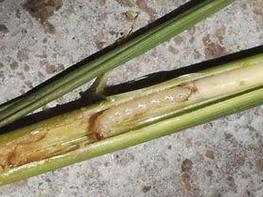
#> input picture getsimilar/20191105101451.jpg, 263 x 197 px
$ python image_similarity_main.py   (older library calls are emulated)
#> lines starting #> are read from the running program, lines starting #| are printed output that depends on the picture
### getsimilar/image_similarity_function.py
# -*- encoding=utf-8 -*-

# 导入包
import cv2
from functools import reduce
from PIL import Image


# 计算两个图片相似度函数ORB算法
def ORB_img_similarity(img1_path,img2_path):
    """
    :param img1_path: 图片1路径
    :param img2_path: 图片2路径
    :return: 图片相似度
    """
    try:
        # 读取图片
        img1 = cv2.imread(img1_path, cv2.IMREAD_GRAYSCALE)
        img2 = cv2.imread(img2_path, cv2.IMREAD_GRAYSCALE)

        # 初始化ORB检测器
        orb = cv2.ORB_create()
        kp1, des1 = orb.detectAndCompute(img1, None)
        kp2, des2 = orb.detectAndCompute(img2, None)

        # 提取并计算特征点
        bf = cv2.BFMatcher(cv2.NORM_HAMMING)
        # knn筛选结果
        matches = bf.knnMatch(des1, trainDescriptors=des2, k=2)

        # 查看最大匹配点数目
        good = [m for (m, n) in matches if m.distance < 0.75 * n.distance]
        similary = len(good) / len(matches)
        return similary

    except:
        return '0'


# 计算图片的局部哈希值--pHash
def phash(img):
    """
    :param img: 图片
    :return: 返回图片的局部hash值
    """
    img = img.resize((8, 8), Image.ANTIALIAS).convert('L')
    avg = reduce(lambda x, y: x + y, img.getdata()) / 64.
    hash_value=reduce(lambda x, y: x | (y[1] << y[0]), enumerate(map(lambda i: 0 if i < avg else 1, img.getdata())), 0)
    return hash_value


#计算两个图片相似度函数局部敏感哈希算法
def phash_img_similarity(img1_path,img2_path):
    """
    :param img1_path: 图片1路径
    :param img2_path: 图片2路径
    :return: 图片相似度
    """
    # 读取图片
    img1 = Image.open(img1_path)
    img2 = Image.open(img2_path)

    # 计算汉明距离
    distance = bin(phash(img1) ^ phash(img2)).count('1')
    similary = 1 - distance / max(len(bin(phash(img1))), len(bin(phash(img1))))
    return similary


# 直方图计算图片相似度算法
def make_regalur_image(img, size=(256, 256)):
    """我们有必要把所有的图片都统一到特别的规格，在这里我选择是的256x256的分辨率。"""
    return img.resize(size).convert('RGB')

def hist_similar(lh, rh):
    assert len(lh) == len(rh)
    return sum(1 - (0 if l == r else float(abs(l - r))/max(l, r)) for l, r in zip(lh, rh))/len(lh)

def calc_similar(li, ri):
    return sum(hist_similar(l.histogram(), r.histogram()) for l, r in zip(split_image(li), split_image(ri))) / 16.0

def calc_similar_by_path(lf, rf):
    li, ri = make_regalur_image(Image.open(lf)), make_regalur_image(Image.open(rf))
    return calc_similar(li, ri)

def split_image(img, part_size = (64, 64)):
    w, h = img.size
    pw, ph = part_size
    assert w % pw == h % ph == 0
    return [img.crop((i, j, i+pw, j+ph)).copy() for i in range(0, w, pw) \
            for j in range(0, h, ph)]

### getsimilar/image_similarity_main.py
# -*- encoding=utf-8 -*-

from image_similarity_function import *
import os
import shutil


# 融合相似度阈值
threshold1=0.85
# 最终相似度较高判断阈值
threshold2=0.98


# 融合函数计算图片相似度
def calc_image_similarity(img1_path,img2_path):
    """
    :param img1_path: filepath+filename
    :param img2_path: filepath+filename
    :return: 图片最终相似度
    """

    similary_ORB=float(ORB_img_similarity(img1_path,img2_path))
#> in ORB_img_similarity, `img1 = cv2.imread(img1_path, cv2.IMREAD_GRAYSCALE)`:
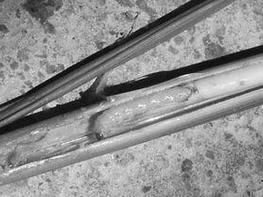
#> img1: shape (197, 263); min 0, max 255, mean 143.3
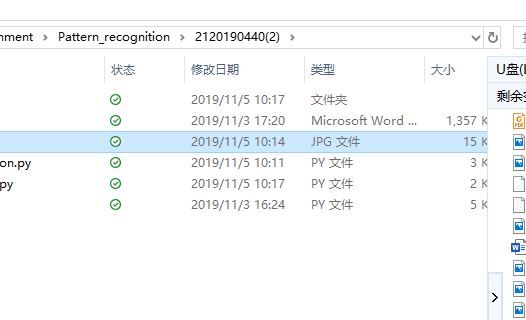
#> input picture getsimilar/pic/20191105101813.png, 526 x 320 px
#> in ORB_img_similarity, `img2 = cv2.imread(img2_path, cv2.IMREAD_GRAYSCALE)`:
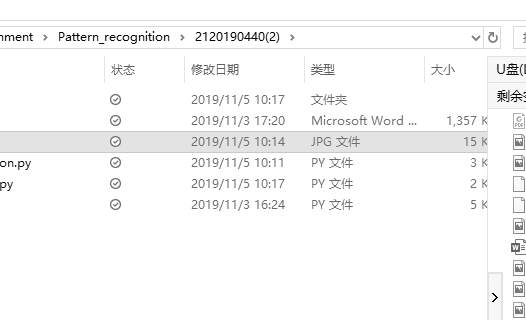
#> img2: shape (320, 526); min 0, max 255, mean 247.8
#> in ORB_img_similarity, `kp1, des1 = orb.detectAndCompute(img1, None)`: kp1 = 395 keypoints; strongest (x, y, size): (121, 34, 31), (120, 36, 31), (80, 93, 31), (79, 96, 31)
#> in ORB_img_similarity, `kp2, des2 = orb.detectAndCompute(img2, None)`: kp2 = 501 keypoints; strongest (x, y, size): (231, 36, 31), (74, 35, 31), (77, 35, 31), (68, 37, 31)
#> in ORB_img_similarity, `matches = bf.knnMatch(des1, trainDescriptors=des2, k=2)`: matches = 395 matches
#> in ORB_img_similarity, `good = [m for (m, n) in matches if m.distance < 0.75 * n.distance]`: good = 2 matches
#> in ORB_img_similarity, `similary = len(good) / len(matches)`: similary = 0.00506
#> similary_ORB = 0.00506
    similary_phash=float(phash_img_similarity(img1_path,img2_path))
#> in phash, `avg = reduce(lambda x, y: x + y, img.getdata()) / 64.`: avg = 143.5
#> in phash, `hash_value=reduce(lambda x, y: x | (y[1] << y[0]), enumerate(map(lambd..`: hash_value = 2251798133297374860
#> in phash_img_similarity, `distance = bin(phash(img1) ^ phash(img2)).count('1')`: distance = 26
#> in phash_img_similarity, `similary = 1 - distance / max(len(bin(phash(img1))), len(bin(phash(img..`: similary = 0.587
#> similary_phash = 0.587
    similary_hist=float(calc_similar_by_path(img1_path, img2_path))
#> in make_regalur_image, `return img.resize(size).convert('RGB')`:
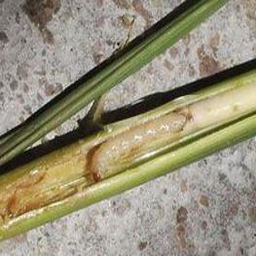
#> returned value: PIL image 256x256 RGB; mean R, G, B 150.2, 144.1, 121.3
#> call 2 of make_regalur_image, with size = (256, 256)
#> in make_regalur_image (call 2), `return img.resize(size).convert('RGB')`:
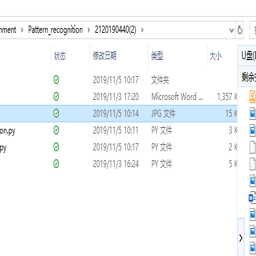
#> returned value: PIL image 256x256 RGB; mean R, G, B 245.5, 247.8, 249.5
#> similary_hist = 0.201
    # 如果三种算法的相似度最大的那个大于0.85，则相似度取最大，否则，取最小。
    max_three_similarity=max(similary_ORB,similary_phash,similary_hist)
#> max_three_similarity = 0.587
    min_three_similarity=min(similary_ORB,similary_phash,similary_hist)
#> min_three_similarity = 0.00506
    if max_three_similarity>threshold1:
        result=max_three_similarity
    else:
        result=min_three_similarity
#> result = 0.00506

    return round(result,3)


if __name__ == '__main__':


    # 搜索图片路径和文件名
    #img1_path='F:/img_spam/data/train/unqrcode/10064003003550210800320010011888.jpg'
    img1_path='./20191105101451.jpg'

    # 搜索文件夹
    #filepath='F:/img_spam/data/train/unqrcode/'
    filepath='./pic/'

    # 相似图片存放路径
    newfilepath='./search/'

    for parent, dirnames, filenames in os.walk(filepath):
        for filename in filenames:
            # print(filepath+filename)
            img2_path=filepath+filename
            kk=calc_image_similarity(img1_path,img2_path)
#> kk = 0.005

            try:
                if kk>=threshold2:
                    print(img2_path,kk)
                    shutil.copy(img2_path,newfilepath)
            except Exception as e:
                # print(e)
                pass
